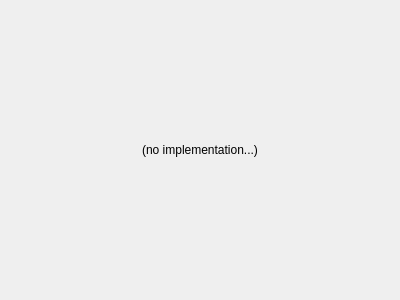
<?xml version="1.0" encoding="UTF-8"?>
<ui version="4.0">
 <class>dispGraphPsWidget</class>
 <widget class="QWidget" name="dispGraphPsWidget">
  <property name="geometry">
   <rect>
    <x>0</x>
    <y>0</y>
    <width>400</width>
    <height>300</height>
   </rect>
  </property>
  <property name="windowTitle">
   <string>Form</string>
  </property>
  <layout class="QGridLayout" name="gridLayout">
   <item row="0" column="0">
    <widget class="QLabel" name="label">
     <property name="text">
      <string>(no implementation...)</string>
     </property>
     <property name="alignment">
      <set>Qt::AlignCenter</set>
     </property>
    </widget>
   </item>
  </layout>
 </widget>
 <resources/>
 <connections/>
</ui>
